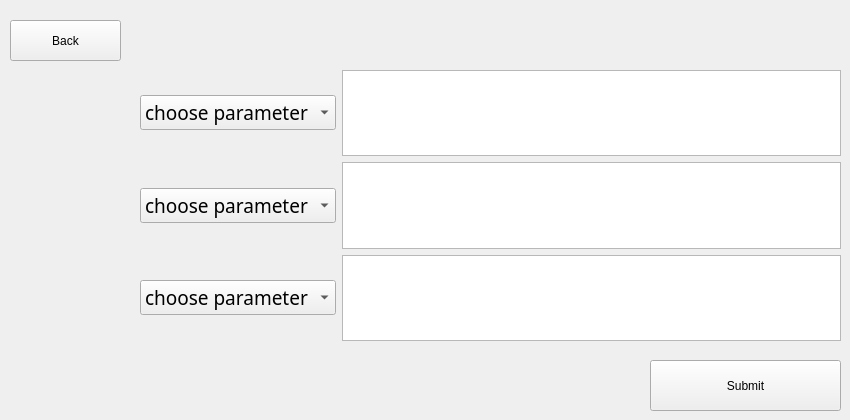
    <widget class="QWidget" name="SearchPage">
     <widget class="QWidget" name="layoutWidget">
      <property name="geometry">
       <rect>
        <x>140</x>
        <y>70</y>
        <width>701</width>
        <height>271</height>
       </rect>
      </property>
      <layout class="QGridLayout" name="gridLayout_2">
       <item row="0" column="0">
        <widget class="QComboBox" name="param1_2">
         <property name="font">
          <font>
           <family>Centry Gothic</family>
           <pointsize>14</pointsize>
           <weight>50</weight>
           <italic>false</italic>
           <bold>false</bold>
          </font>
         </property>
         <item>
          <property name="text">
           <string>choose parameter</string>
          </property>
         </item>
         <item>
          <property name="text">
           <string>Author</string>
          </property>
         </item>
         <item>
          <property name="text">
           <string>Class Number</string>
          </property>
         </item>
         <item>
          <property name="text">
           <string>Department</string>
          </property>
         </item>
         <item>
          <property name="text">
           <string>Edition</string>
          </property>
         </item>
         <item>
          <property name="text">
           <string>ISBN</string>
          </property>
         </item>
         <item>
          <property name="text">
           <string>Price</string>
          </property>
         </item>
         <item>
          <property name="text">
           <string>Title</string>
          </property>
         </item>
         <item>
          <property name="text">
           <string/>
          </property>
         </item>
        </widget>
       </item>
       <item row="0" column="1">
        <widget class="QTextEdit" name="param1Box_2"/>
       </item>
       <item row="1" column="0">
        <widget class="QComboBox" name="param2_2">
         <property name="font">
          <font>
           <family>Centry Gothic</family>
           <pointsize>14</pointsize>
           <weight>50</weight>
           <italic>false</italic>
           <bold>false</bold>
          </font>
         </property>
         <item>
          <property name="text">
           <string>choose parameter</string>
          </property>
         </item>
         <item>
          <property name="text">
           <string>Author</string>
          </property>
         </item>
         <item>
          <property name="text">
           <string>Class Number</string>
          </property>
         </item>
         <item>
          <property name="text">
           <string>Department</string>
          </property>
         </item>
         <item>
          <property name="text">
           <string>Edition</string>
          </property>
         </item>
         <item>
          <property name="text">
           <string>ISBN</string>
          </property>
         </item>
         <item>
          <property name="text">
           <string>Price</string>
          </property>
         </item>
         <item>
          <property name="text">
           <string>Title</string>
          </property>
         </item>
         <item>
          <property name="text">
           <string/>
          </property>
         </item>
        </widget>
       </item>
       <item row="1" column="1">
        <widget class="QTextEdit" name="param2Box_2"/>
       </item>
       <item row="2" column="0">
        <widget class="QComboBox" name="param3_2">
         <property name="font">
          <font>
           <family>Centry Gothic</family>
           <pointsize>14</pointsize>
           <weight>50</weight>
           <italic>false</italic>
           <bold>false</bold>
          </font>
         </property>
         <item>
          <property name="text">
           <string>choose parameter</string>
          </property>
         </item>
         <item>
          <property name="text">
           <string>Author</string>
          </property>
         </item>
         <item>
          <property name="text">
           <string>Class Number</string>
          </property>
         </item>
         <item>
          <property name="text">
           <string>Department</string>
          </property>
         </item>
         <item>
          <property name="text">
           <string>Edition</string>
          </property>
         </item>
         <item>
          <property name="text">
           <string>ISBN</string>
          </property>
         </item>
         <item>
          <property name="text">
           <string>Price</string>
          </property>
         </item>
         <item>
          <property name="text">
           <string>Title</string>
          </property>
         </item>
         <item>
          <property name="text">
           <string/>
          </property>
         </item>
        </widget>
       </item>
       <item row="2" column="1">
        <widget class="QTextEdit" name="param3Box_2"/>
       </item>
      </layout>
     </widget>
     <widget class="QPushButton" name="pushButton">
      <property name="geometry">
       <rect>
        <x>650</x>
        <y>360</y>
        <width>191</width>
        <height>51</height>
       </rect>
      </property>
      <property name="styleSheet">
       <string notr="true"/>
      </property>
      <property name="text">
       <string>Submit</string>
      </property>
     </widget>
     <widget class="QPushButton" name="back10">
      <property name="geometry">
       <rect>
        <x>10</x>
        <y>20</y>
        <width>111</width>
        <height>41</height>
       </rect>
      </property>
      <property name="text">
       <string>Back</string>
      </property>
     </widget>
    </widget>
